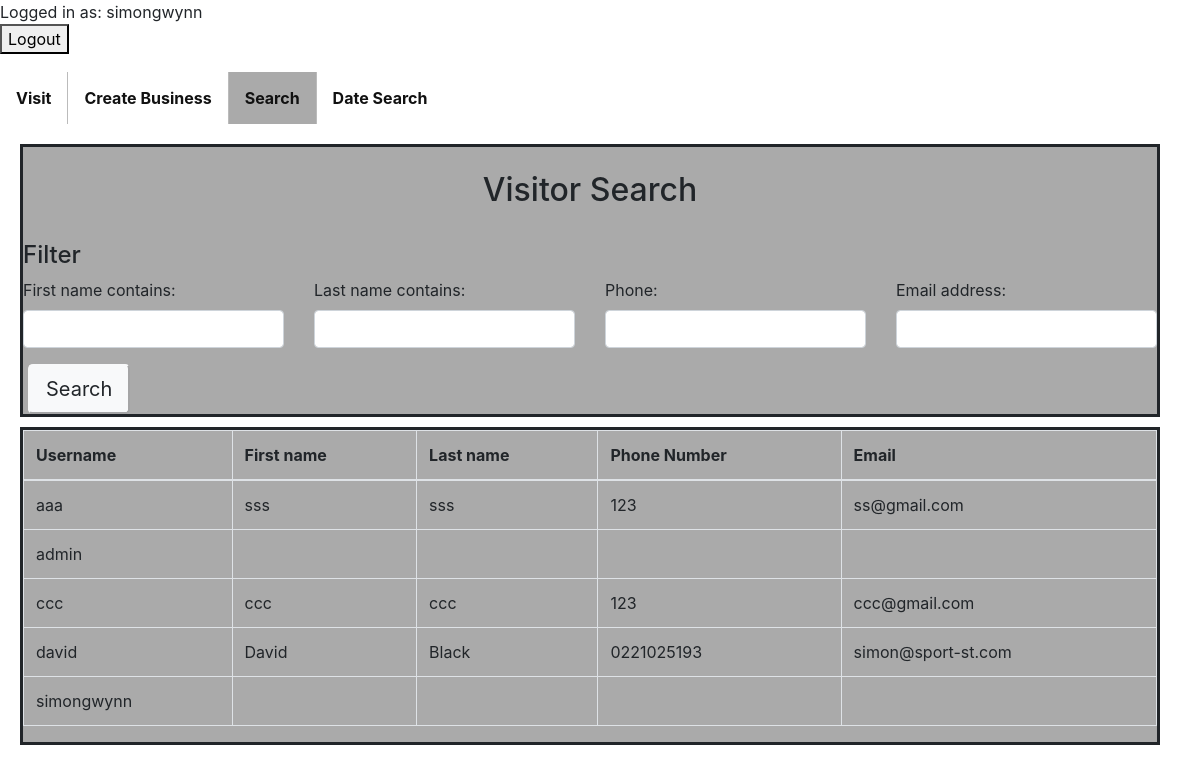
/search/ (signed in), run on an earlier commit of the app's database.
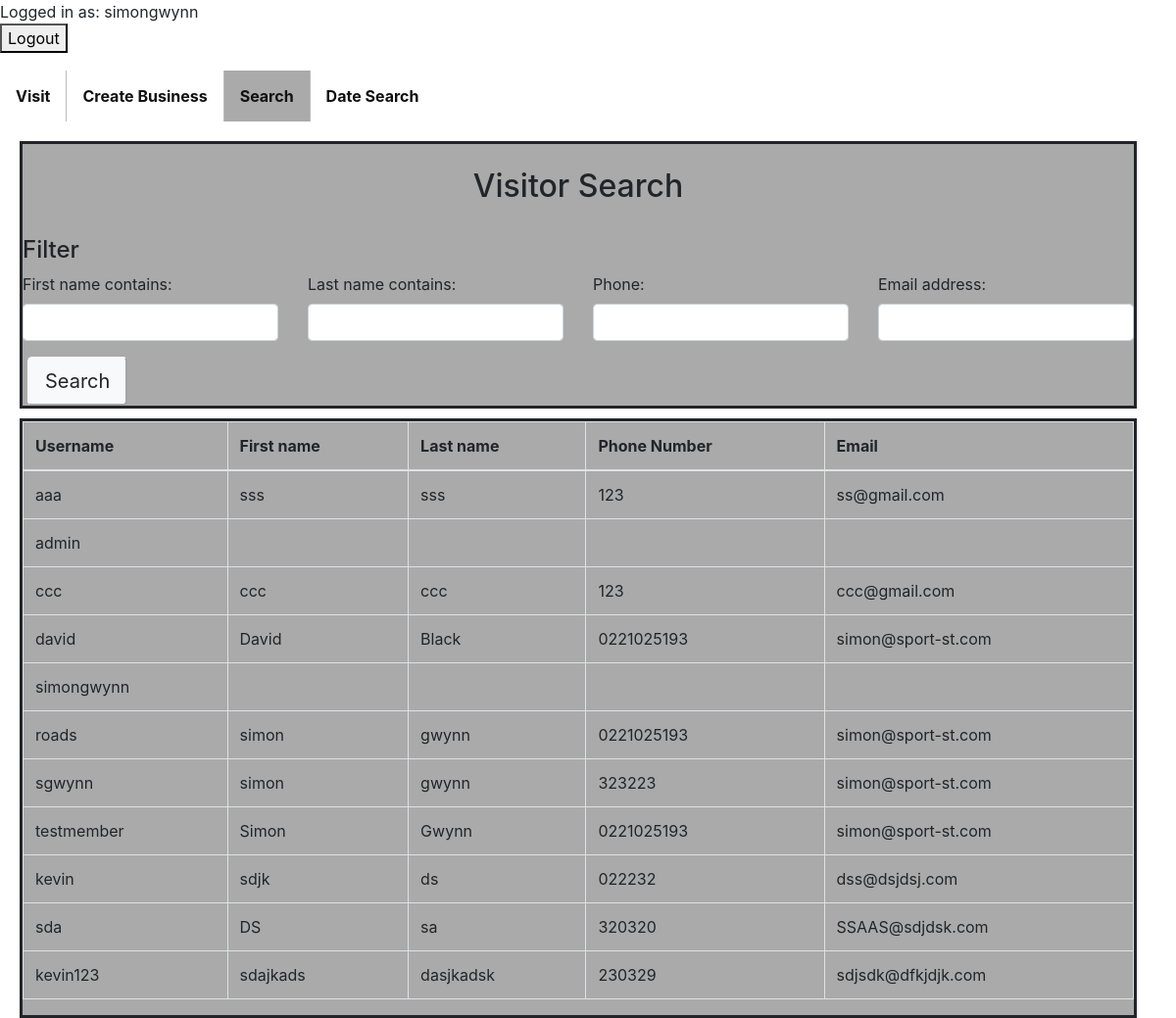
And on a later commit of the database.
### tracking/models.py (models this page shows)
class User(AbstractUser):
    is_individual           = models.BooleanField(default=False)
    is_business             = models.BooleanField(default=False)
    phone                   = models.CharField(max_length = 50,blank=True)

### tracking/views.py (the view)
# urls.py: url(r'^search/$', views.search, name='search'),
@user_passes_test(check_admin)
def search(request):
    user_list = User.objects.all()
    user_filter = UserFilter(request.GET, queryset=user_list)
    return render(request, 'tracking/user_list.html', {'filter': user_filter})

### tracking/views.py (called while the page is built)
def check_admin(user):
   return user.is_staff

### tracking/templates/tracking/user_list.html (shortened to what this page needs)
{% extends "tracking/base.html" %}
{% load widget_tweaks %}
{% block content %}
<br>
<br>
<br>
<ul1>
  <li><a href="{% url 'visit' %}"><b>Visit</b></a></li>
  {% if user.is_staff %}
  <li><a href="{% url 'createbusiness' %}"><b>Create Business</b></a></li>
  <li><a class="active" href="{% url 'search' %}"><b>Search</b></a></li>
  <li><a  href="{% url 'checkinsearch' %}"><b>Date Search</b></a></li>
  {% endif %}
</ul1>
<br>
  <div class="column5" style="background-color:#aaa;margin-top:20px">
    <br>
    <h2 style="text-align: center">Visitor Search</h2>
    <br>
  <form method="get">
    <div class="well">
      <h4 style="margin-top: 0">Filter</h4>
      <div class="row">
        <div class="form-group col-sm-4 col-md-3">
          {{ filter.form.first_name.label_tag }}
          {% render_field filter.form.first_name class="form-control" %}
        </div>
        <div class="form-group col-sm-4 col-md-3">
          {{ filter.form.last_name.label_tag }}
          {% render_field filter.form.last_name class="form-control" %}
        </div>
        <div class="form-group col-sm-4 col-md-3">
          {{ filter.form.phone.label_tag }}
          {% render_field filter.form.phone class="form-control" %}
        </div>
           <div class="form-group col-sm-4 col-md-3">
          {{ filter.form.email.label_tag }}
          {% render_field filter.form.email class="form-control" %}
        </div>
      <button type="submit" class="tn btn-light btn-lg" style="margin-left: 20px;">
         Search
      </button>
    </div>
  </form>
</div>
<br>
      <br>
<br>
    <br>
    <br>
    <br>
    <br>
    <br>
  <div class="column5" style="background-color:#aaa; margin-top: 10px;">
  <table class="table table-bordered" style="width:100%">
    <thead>
      <tr>
        <th>Username</th>
        <th>First name</th>
        <th>Last name</th>
        <th>Phone Number</th>
        <th>Email</th>
      </tr>
    </thead>
    <tbody>
      {% for user in filter.qs %}
        <tr>
          <td>{{ user.username }}</td>
          <td>{{ user.first_name }}</td>
          <td>{{ user.last_name }}</td>
          <td>{{ user.phone }}</td>
            <td>{{ user.email }}</td>
        </tr>
      {% empty %}
        <tr>
          <td colspan="5">No data</td>
        </tr>
      {% endfor %}
    </tbody>
  </table>
    </div>
{% endblock %}

### tracking/templates/tracking/base.html (shortened to what this page needs)
{% load static %}
<!doctype html>
<html lang="en">
<head>
<link rel="stylesheet" href="https://stackpath.bootstrapcdn.com/bootstrap/4.4.1/css/bootstrap.min.css">
    </head>
<body>
<ul class="navbar-nav ml-auto" style="float:left">
{% if user.is_authenticated %}
Logged in as: {{ user.username }}
                    <form method="POST" action="{% url 'logoutuser' %}">
                        <button id="signOutBtn" type="submit">Logout</button>
                    </form>
            {% endif %}
    </ul>
{% block content %}{% endblock %}
</body>

### tracking/templates/tracking/base.html (style rules this page uses)
body { background-image: url(https://i.ibb.co/rm70XDm/background2.jpg); background-repeat: no-repeat; background-attachment: fixed; background-size: cover; }
.column5 { float: left; width: 95%; margin-left: 20px; border-style: solid; }
.row:after { content: ""; display: table; clear: both; }
ul1 { list-style-type: none; margin: 0; padding: 0; overflow: hidden; background-color: #333; }
li { float: left; border-right:1px solid #bbb; }
li:last-child { border-right: none; }
li a { display: block; color: #111; text-align: center; padding: 14px 16px; text-decoration: none; }
.active { background-color: #aaa; }

What changed in the data, as far as the page shows it:
added User: username "roads", first_name "simon", last_name "gwynn", phone "0221025193", email "simon@sport-st.com"
added User: username "sgwynn", first_name "simon", last_name "gwynn", phone "323223", email "simon@sport-st.com"
added User: username "testmember", first_name "Simon", last_name "Gwynn", phone "0221025193", email "simon@sport-st.com"
added User: username "kevin", first_name "sdjk", last_name "ds", phone "022232", email "dss@dsjdsj.com"
added User: username "sda", first_name "DS", last_name "sa", phone "320320", email "SSAAS@sdjdsk.com"
added User: username "kevin123", first_name "sdajkads", last_name "dasjkadsk", phone "230329", email "sdjsdk@dfkjdjk.com"
